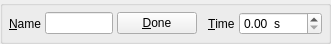
<?xml version="1.0" encoding="UTF-8"?>
<ui version="4.0">
 <class>LightSetEditor</class>
 <widget class="QGroupBox" name="LightSetEditor">
  <property name="geometry">
   <rect>
    <x>0</x>
    <y>0</y>
    <width>331</width>
    <height>40</height>
   </rect>
  </property>
  <property name="title">
   <string notr="true"/>
  </property>
  <layout class="QGridLayout" name="gridLayout">
   <property name="leftMargin">
    <number>6</number>
   </property>
   <property name="topMargin">
    <number>6</number>
   </property>
   <property name="rightMargin">
    <number>6</number>
   </property>
   <property name="bottomMargin">
    <number>6</number>
   </property>
   <property name="spacing">
    <number>4</number>
   </property>
   <item row="0" column="5">
    <widget class="QDoubleSpinBox" name="fadeTime">
     <property name="suffix">
      <string notr="true">  s</string>
     </property>
     <property name="maximum">
      <double>3000.000000000000000</double>
     </property>
     <property name="singleStep">
      <double>0.100000000000000</double>
     </property>
    </widget>
   </item>
   <item row="1" column="0" colspan="6">
    <layout class="QGridLayout" name="channelsLayout"/>
   </item>
   <item row="0" column="3">
    <spacer name="horizontalSpacer">
     <property name="orientation">
      <enum>Qt::Horizontal</enum>
     </property>
     <property name="sizeHint" stdset="0">
      <size>
       <width>43</width>
       <height>20</height>
      </size>
     </property>
    </spacer>
   </item>
   <item row="0" column="0">
    <widget class="QLabel" name="label">
     <property name="toolTip">
      <string>name that identifies the preset</string>
     </property>
     <property name="text">
      <string>&amp;Name</string>
     </property>
     <property name="buddy">
      <cstring>name</cstring>
     </property>
    </widget>
   </item>
   <item row="0" column="1">
    <widget class="QLineEdit" name="name"/>
   </item>
   <item row="0" column="4">
    <widget class="QLabel" name="label_2">
     <property name="toolTip">
      <string>duration of transition (in seconds)</string>
     </property>
     <property name="text">
      <string>&amp;Time</string>
     </property>
     <property name="buddy">
      <cstring>fadeTime</cstring>
     </property>
    </widget>
   </item>
   <item row="0" column="2">
    <widget class="QPushButton" name="doneButton">
     <property name="text">
      <string>&amp;Done</string>
     </property>
    </widget>
   </item>
  </layout>
 </widget>
 <resources/>
 <connections/>
</ui>
